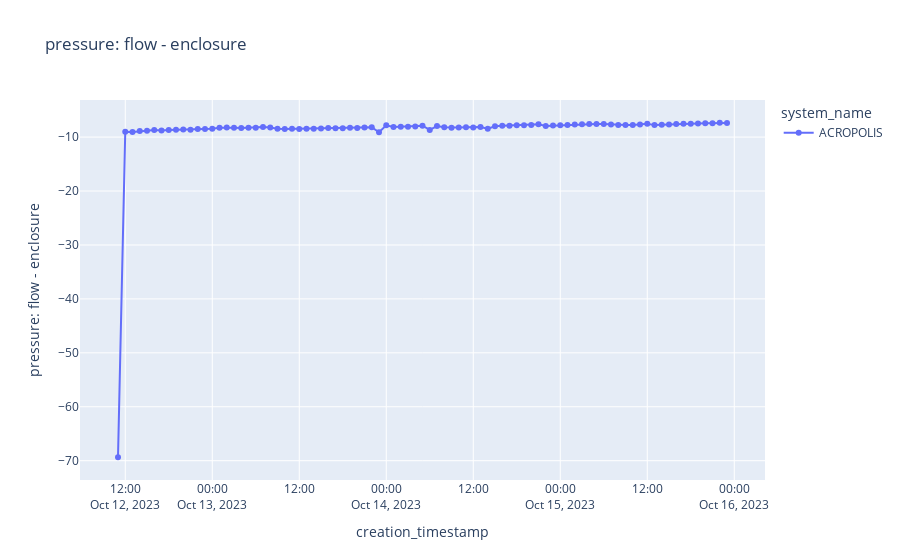

Notebook code for this chart:
### Code cell
# Pressure Delta
col_name = "pressure: flow - enclosure"

df_temp = df_a.with_columns((pl.col("bme280_pressure") - pl.col("enclosure_bme280_pressure")).alias(col_name)) \
.select("creation_timestamp","system_name",col_name)

plot_sensor_measurement(df_temp.collect(), col_name=col_name)
